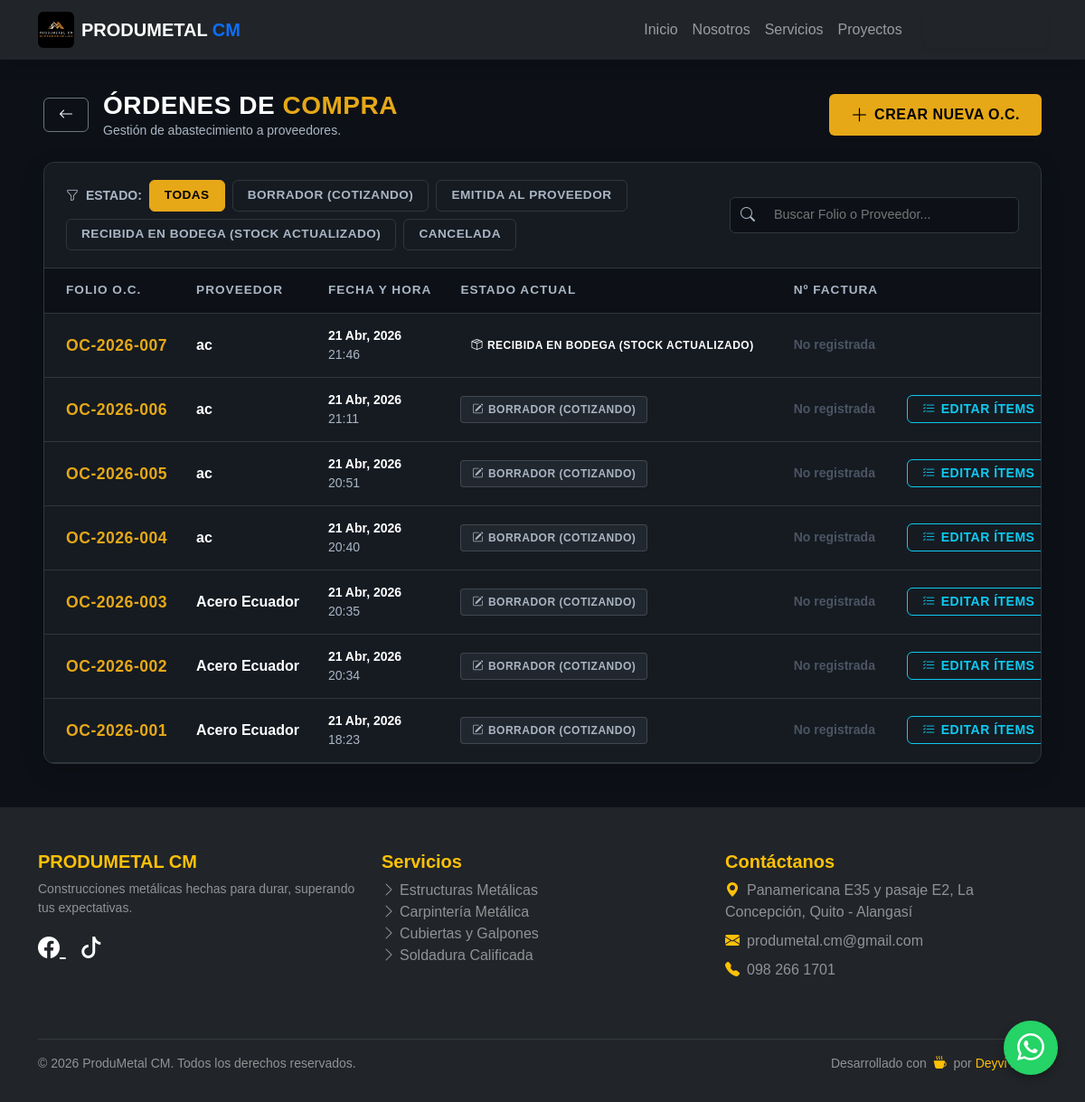
/erp/ordenes-compra/ (signed in), run on an earlier commit of the app's database.
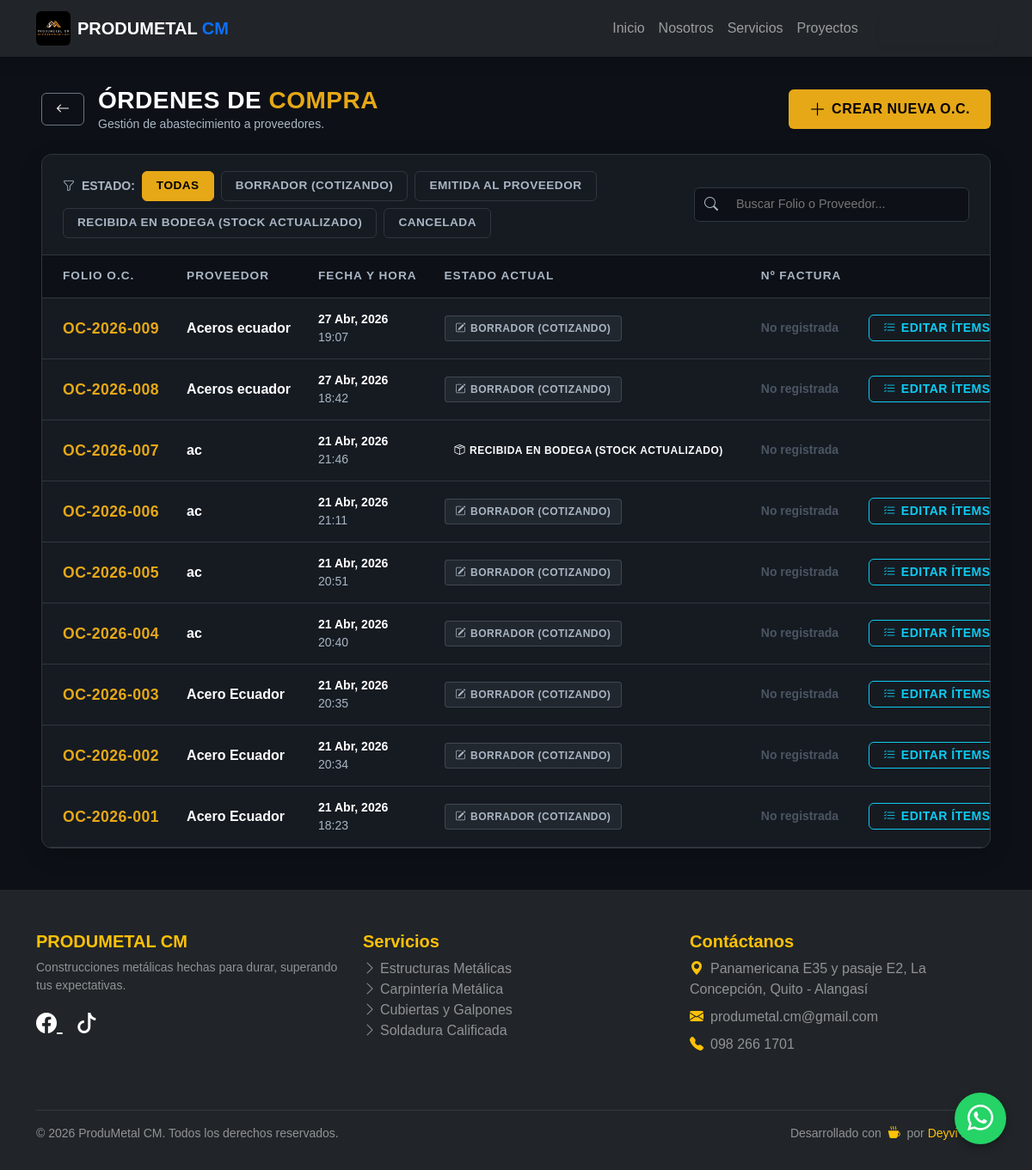
And on a later commit of the database.
### web/models.py (models this page shows, shortened)
class OrdenCompra(models.Model):
    ESTADOS = [
        ('BORRADOR', 'Borrador (Cotizando)'),
        ('EMITIDA', 'Emitida al Proveedor'),
        ('RECIBIDA', 'Recibida en Bodega (Stock Actualizado)'),
        ('CANCELADA', 'Cancelada'),
    ]
    folio = models.CharField(max_length=20, unique=True, blank=True, editable=False)
    proveedor = models.CharField(max_length=200, help_text="Nombre de la ferretería o distribuidor")
    fecha_creacion = models.DateTimeField(auto_now_add=True)
    creado_por = models.ForeignKey(User, on_delete=models.PROTECT, related_name='ordenes_compra')
    estado = models.CharField(max_length=20, choices=ESTADOS, default='BORRADOR')
    numero_factura = models.CharField(max_length=100, blank=True, null=True, verbose_name="N° de Factura")
    observaciones = models.TextField(blank=True, null=True, verbose_name="Observaciones")
    documento_respaldo = models.FileField(
        upload_to='compras_facturas/%Y/%m/',
        blank=True, null=True,
        validators=[FileExtensionValidator(allowed_extensions=['pdf', 'jpg', 'png'])],
        help_text="Sube la factura, nota de venta o guía de remisión"
    )
    class Meta:
        verbose_name_plural = "Órdenes de Compra"

### web/views.py (the view)
# urls.py: path('erp/ordenes-compra/', views.listar_ordenes_compra, name='listar_ordenes_compra'),
@login_required(login_url='login')
@user_passes_test(lambda u: es_bodeguero(u) or es_admin(u), login_url='dashboard_erp')
def listar_ordenes_compra(request):
    es_administrador = es_admin(request.user)
    if es_administrador:
        ordenes = OrdenCompra.objects.all().order_by('-fecha_creacion')
        estados_permitidos = OrdenCompra.ESTADOS
    else:
        ordenes = OrdenCompra.objects.exclude(estado='BORRADOR').order_by('-fecha_creacion')
        estados_permitidos = [est for est in OrdenCompra.ESTADOS if est[0] != 'BORRADOR']
    estado = request.GET.get('estado')
    if estado:
        ordenes = ordenes.filter(estado=estado)
    return render(request, 'web/erp/listar_oc.html', {
        'ordenes': ordenes,
        'estados': estados_permitidos,
        'estado_filtro': estado,
        'rol': 'Administrador' if es_administrador else 'Bodeguero',
    })

### web/views.py (called while the page is built)
def es_admin(user):
    return user.is_superuser

def es_bodeguero(user):
    return user.groups.filter(name='Bodeguero').exists() or user.is_superuser

### web/templates/web/erp/listar_oc.html (shortened to what the changed rows need)
{% extends 'web/base.html' %}
{% load static %}
{% block content %}
<div class="container-fluid px-3 px-xl-5 erp-container mb-5">
    <div class="card card-minimal overflow-hidden">
        <div class="filtros-bar">
            <div class="d-flex flex-column flex-lg-row justify-content-between align-items-start align-items-lg-center gap-3 w-100">
                <div class="d-flex flex-wrap align-items-center gap-2">
                    <span class="text-muted small text-uppercase fw-bold d-none d-md-inline"><i class="bi bi-funnel me-1"></i> Estado:</span>
                    <a href="?" class="filtro-chip {% if not estado_filtro %}active{% endif %}">Todas</a>
                    {% for clave, valor in estados %}
                        <a href="?estado={{ clave }}" class="filtro-chip {% if estado_filtro == clave %}active{% endif %}">
                            {{ valor }}
                        </a>
                    {% endfor %}
                </div>
            </div>
        </div>
        <div class="table-responsive">
            <table class="table table-modern mb-0" id="ocTable">
                <thead>
                    <tr>
                        <th class="ps-4">Folio O.C.</th>
                        <th>Proveedor</th>
                        <th>Fecha y Hora</th>
                        <th>Estado Actual</th>
                        <th>Nº Factura</th>
                        <th class="text-end pe-4">Acciones Operativas</th>
                    </tr>
                </thead>
                <tbody>
                    {% for oc in ordenes %}
                    <tr class="oc-row" data-busqueda="{{ oc.folio|lower }} {{ oc.proveedor|lower }} {{ oc.numero_factura|lower }}">
                        <td class="ps-4">
                            <div class="fw-bold" style="color: var(--pm-amber); font-size: 1.1rem; font-family: var(--font-display); letter-spacing: 0.5px;">{{ oc.folio }}</div>
                        </td>
                        <td>
                            <div class="fw-bold" style="color: var(--pm-text);">{{ oc.proveedor }}</div>
                        </td>
                        <td class="text-muted small">
                            <div class="fw-bold text-white">{{ oc.fecha_creacion|date:"d M, Y" }}</div>
                            {{ oc.fecha_creacion|time:"H:i" }}
                        </td>
                        <td>
                            <span class="badge-soft
                                {% if oc.estado == 'BORRADOR' %}badge-soft-borrador
                                {% elif oc.estado == 'EMITIDA' %}badge-soft-emitida
                                {% elif oc.estado == 'RECIBIDA' %}badge-soft-success
                                {% else %}badge-soft-danger{% endif %}">
                                {% if oc.estado == 'BORRADOR' %}<i class="bi bi-pencil-square"></i>
                                {% elif oc.estado == 'EMITIDA' %}<i class="bi bi-send-check"></i>
                                {% elif oc.estado == 'RECIBIDA' %}<i class="bi bi-box-seam"></i>
                                {% else %}<i class="bi bi-x-circle"></i>{% endif %}
                                {{ oc.get_estado_display }}
                            </span>
                        </td>
                        <td class="text-muted small fw-bold">
                            {{ oc.numero_factura|default:"<span style='color: #4b5563;'>No registrada</span>"|safe }}
                        </td>
                        <td class="text-end pe-4">
                            <div class="d-flex justify-content-end gap-2">
                                {% if oc.estado == 'BORRADOR' %}
                                    <a href="{% url 'añadir_items_oc' oc.id %}" class="btn btn-sm btn-outline-info btn-minimal px-3 py-1 border-info" title="Añadir Materiales">
                                        <i class="bi bi-list-check"></i> <span class="d-none d-xl-inline">Editar Ítems</span>
                                    </a>
                                {% endif %}
                            </div>
                        </td>
                    </tr>
                    {% endfor %}
                </tbody>
            </table>
        </div>
    </div>
</div>
{% endblock %}s

What changed in the data, as far as the page shows it:
added OrdenCompra: folio "OC-2026-009", proveedor "Aceros ecuador", fecha_creacion "27 Abr, 2026", fecha_creacion "19:07", estado "BORRADOR (COTIZANDO)", numero_factura "No registrada", shows "EDITAR ÍTEMS"
added OrdenCompra: folio "OC-2026-008", proveedor "Aceros ecuador", fecha_creacion "27 Abr, 2026", fecha_creacion "18:42", estado "BORRADOR (COTIZANDO)", numero_factura "No registrada", shows "EDITAR ÍTEMS"
